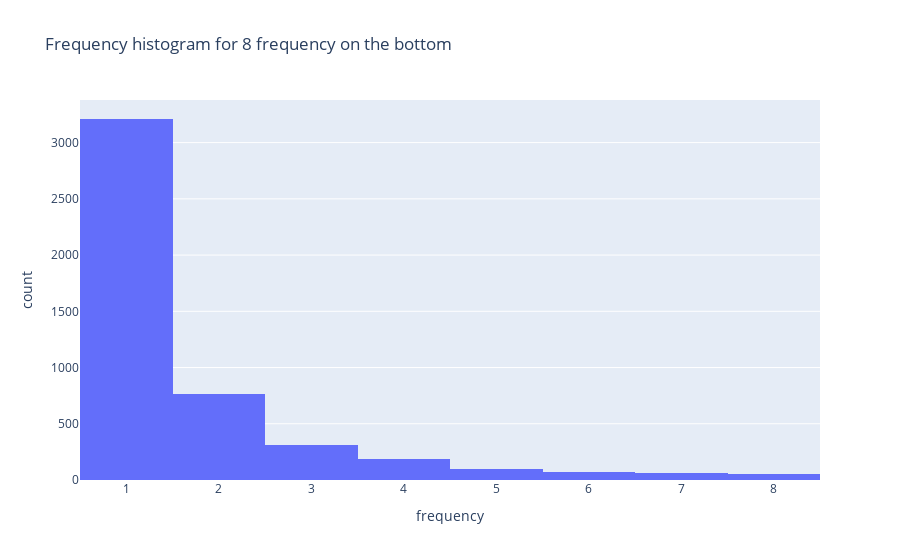

Source (notebook cell):
### Markdown cell above
Let us execute the pipeline and investigate the results.

### Code cell
french_results = pipeline1.execute_pipeline("nlp_pipeline")

### Figure 1 — Plotly figure (JSON) as saved in the notebook; plotly's stock layout.template omitted (floating-point values rounded to 4 significant figures; data arrays with more than 128 entries replaced by an {"elided": "..."} marker saying what was removed)
{"data": [{"alignmentgroup": "True", "bingroup": "x", "hovertemplate": "frequency=%{x}<br>count=%{y}<extra></extra>", "legendgroup": "", "marker": {"color": "#636efa", "pattern": {"shape": ""}}, "name": "", "offsetgroup": "", "orientation": "v", "showlegend": false, "type": "histogram", "x": {"elided": "4771 int values"}, "xaxis": "x", "yaxis": "y"}], "layout": {"barmode": "relative", "legend": {"tracegroupgap": 0}, "title": {"text": "Frequency histogram for 8 frequency on the bottom"}, "xaxis": {"anchor": "y", "domain": [0, 1], "title": {"text": "frequency"}}, "yaxis": {"anchor": "x", "domain": [0, 1], "title": {"text": "count"}}}}
